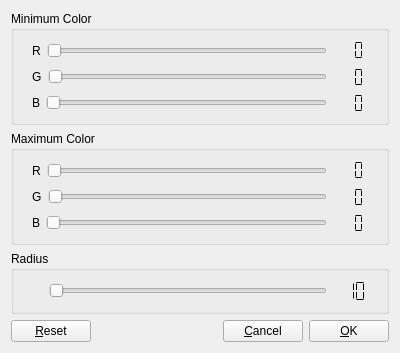
<?xml version="1.0" encoding="UTF-8"?>
<ui version="4.0">
 <class>VideoSettingsWindow</class>
 <widget class="QWidget" name="VideoSettingsWindow">
  <property name="geometry">
   <rect>
    <x>0</x>
    <y>0</y>
    <width>400</width>
    <height>353</height>
   </rect>
  </property>
  <property name="minimumSize">
   <size>
    <width>400</width>
    <height>353</height>
   </size>
  </property>
  <property name="maximumSize">
   <size>
    <width>400</width>
    <height>353</height>
   </size>
  </property>
  <property name="windowTitle">
   <string>Video Settings</string>
  </property>
  <layout class="QVBoxLayout" name="verticalLayout">
   <item>
    <widget class="QGroupBox" name="groupBoxMinColor">
     <property name="title">
      <string>Minimum Color</string>
     </property>
     <layout class="QVBoxLayout" name="verticalLayout_2">
      <item>
       <widget class="QWidget" name="widget" native="true">
        <layout class="QHBoxLayout" name="horizontalLayout_3">
         <property name="topMargin">
          <number>0</number>
         </property>
         <property name="bottomMargin">
          <number>0</number>
         </property>
         <item>
          <widget class="QLabel" name="labelMinR">
           <property name="text">
            <string>R</string>
           </property>
          </widget>
         </item>
         <item>
          <widget class="QSlider" name="sliderMinR">
           <property name="maximum">
            <number>255</number>
           </property>
           <property name="pageStep">
            <number>10</number>
           </property>
           <property name="orientation">
            <enum>Qt::Horizontal</enum>
           </property>
          </widget>
         </item>
         <item>
          <widget class="QLCDNumber" name="lcdMinR">
           <property name="maximumSize">
            <size>
             <width>35</width>
             <height>22</height>
            </size>
           </property>
           <property name="frameShape">
            <enum>QFrame::NoFrame</enum>
           </property>
           <property name="frameShadow">
            <enum>QFrame::Raised</enum>
           </property>
           <property name="digitCount">
            <number>3</number>
           </property>
           <property name="segmentStyle">
            <enum>QLCDNumber::Flat</enum>
           </property>
           <property name="value" stdset="0">
            <double>0.000000000000000</double>
           </property>
          </widget>
         </item>
        </layout>
       </widget>
      </item>
      <item>
       <widget class="QWidget" name="widget_2" native="true">
        <layout class="QHBoxLayout" name="horizontalLayout">
         <property name="topMargin">
          <number>0</number>
         </property>
         <property name="bottomMargin">
          <number>0</number>
         </property>
         <item>
          <widget class="QLabel" name="labelMinG">
           <property name="text">
            <string>G</string>
           </property>
          </widget>
         </item>
         <item>
          <widget class="QSlider" name="sliderMinG">
           <property name="maximum">
            <number>255</number>
           </property>
           <property name="orientation">
            <enum>Qt::Horizontal</enum>
           </property>
          </widget>
         </item>
         <item>
          <widget class="QLCDNumber" name="lcdMinG">
           <property name="maximumSize">
            <size>
             <width>35</width>
             <height>22</height>
            </size>
           </property>
           <property name="frameShape">
            <enum>QFrame::NoFrame</enum>
           </property>
           <property name="digitCount">
            <number>3</number>
           </property>
           <property name="segmentStyle">
            <enum>QLCDNumber::Flat</enum>
           </property>
           <property name="value" stdset="0">
            <double>0.000000000000000</double>
           </property>
          </widget>
         </item>
        </layout>
       </widget>
      </item>
      <item>
       <widget class="QWidget" name="widget_3" native="true">
        <layout class="QHBoxLayout" name="horizontalLayout_2">
         <property name="topMargin">
          <number>0</number>
         </property>
         <property name="bottomMargin">
          <number>0</number>
         </property>
         <item>
          <widget class="QLabel" name="labelMinB">
           <property name="text">
            <string>B</string>
           </property>
          </widget>
         </item>
         <item>
          <widget class="QSlider" name="sliderMinB">
           <property name="maximum">
            <number>255</number>
           </property>
           <property name="orientation">
            <enum>Qt::Horizontal</enum>
           </property>
          </widget>
         </item>
         <item>
          <widget class="QLCDNumber" name="lcdMinB">
           <property name="maximumSize">
            <size>
             <width>35</width>
             <height>22</height>
            </size>
           </property>
           <property name="frameShape">
            <enum>QFrame::NoFrame</enum>
           </property>
           <property name="digitCount">
            <number>3</number>
           </property>
           <property name="segmentStyle">
            <enum>QLCDNumber::Flat</enum>
           </property>
           <property name="value" stdset="0">
            <double>0.000000000000000</double>
           </property>
          </widget>
         </item>
        </layout>
       </widget>
      </item>
     </layout>
    </widget>
   </item>
   <item>
    <widget class="QGroupBox" name="groupBoxMaxColor">
     <property name="title">
      <string>Maximum Color</string>
     </property>
     <layout class="QVBoxLayout" name="verticalLayout_3">
      <item>
       <widget class="QWidget" name="widget_4" native="true">
        <layout class="QHBoxLayout" name="horizontalLayout_4">
         <property name="topMargin">
          <number>0</number>
         </property>
         <property name="bottomMargin">
          <number>0</number>
         </property>
         <item>
          <widget class="QLabel" name="labelMaxR">
           <property name="text">
            <string>R</string>
           </property>
          </widget>
         </item>
         <item>
          <widget class="QSlider" name="sliderMaxR">
           <property name="maximum">
            <number>255</number>
           </property>
           <property name="orientation">
            <enum>Qt::Horizontal</enum>
           </property>
          </widget>
         </item>
         <item>
          <widget class="QLCDNumber" name="lcdMaxR">
           <property name="maximumSize">
            <size>
             <width>35</width>
             <height>22</height>
            </size>
           </property>
           <property name="frameShape">
            <enum>QFrame::NoFrame</enum>
           </property>
           <property name="digitCount">
            <number>3</number>
           </property>
           <property name="segmentStyle">
            <enum>QLCDNumber::Flat</enum>
           </property>
           <property name="value" stdset="0">
            <double>0.000000000000000</double>
           </property>
          </widget>
         </item>
        </layout>
       </widget>
      </item>
      <item>
       <widget class="QWidget" name="widget_5" native="true">
        <layout class="QHBoxLayout" name="horizontalLayout_5">
         <property name="topMargin">
          <number>0</number>
         </property>
         <property name="bottomMargin">
          <number>0</number>
         </property>
         <item>
          <widget class="QLabel" name="labelMaxG">
           <property name="text">
            <string>G</string>
           </property>
          </widget>
         </item>
         <item>
          <widget class="QSlider" name="sliderMaxG">
           <property name="maximum">
            <number>255</number>
           </property>
           <property name="orientation">
            <enum>Qt::Horizontal</enum>
           </property>
          </widget>
         </item>
         <item>
          <widget class="QLCDNumber" name="lcdMaxG">
           <property name="maximumSize">
            <size>
             <width>35</width>
             <height>22</height>
            </size>
           </property>
           <property name="frameShape">
            <enum>QFrame::NoFrame</enum>
           </property>
           <property name="digitCount">
            <number>3</number>
           </property>
           <property name="segmentStyle">
            <enum>QLCDNumber::Flat</enum>
           </property>
           <property name="value" stdset="0">
            <double>0.000000000000000</double>
           </property>
          </widget>
         </item>
        </layout>
       </widget>
      </item>
      <item>
       <widget class="QWidget" name="widget_6" native="true">
        <layout class="QHBoxLayout" name="horizontalLayout_6">
         <property name="topMargin">
          <number>0</number>
         </property>
         <property name="bottomMargin">
          <number>0</number>
         </property>
         <item>
          <widget class="QLabel" name="labelMaxB">
           <property name="text">
            <string>B</string>
           </property>
          </widget>
         </item>
         <item>
          <widget class="QSlider" name="sliderMaxB">
           <property name="maximum">
            <number>255</number>
           </property>
           <property name="orientation">
            <enum>Qt::Horizontal</enum>
           </property>
          </widget>
         </item>
         <item>
          <widget class="QLCDNumber" name="lcdMaxB">
           <property name="maximumSize">
            <size>
             <width>35</width>
             <height>22</height>
            </size>
           </property>
           <property name="frameShape">
            <enum>QFrame::NoFrame</enum>
           </property>
           <property name="digitCount">
            <number>3</number>
           </property>
           <property name="segmentStyle">
            <enum>QLCDNumber::Flat</enum>
           </property>
           <property name="value" stdset="0">
            <double>0.000000000000000</double>
           </property>
           <property name="intValue" stdset="0">
            <number>0</number>
           </property>
          </widget>
         </item>
        </layout>
       </widget>
      </item>
     </layout>
    </widget>
   </item>
   <item>
    <widget class="QGroupBox" name="groupBoxRadius">
     <property name="maximumSize">
      <size>
       <width>16777215</width>
       <height>64</height>
      </size>
     </property>
     <property name="title">
      <string>Radius</string>
     </property>
     <layout class="QVBoxLayout" name="verticalLayout_4">
      <property name="leftMargin">
       <number>9</number>
      </property>
      <property name="rightMargin">
       <number>9</number>
      </property>
      <item>
       <widget class="QWidget" name="widget_7" native="true">
        <layout class="QHBoxLayout" name="horizontalLayout_7">
         <property name="leftMargin">
          <number>26</number>
         </property>
         <property name="topMargin">
          <number>0</number>
         </property>
         <property name="bottomMargin">
          <number>0</number>
         </property>
         <item>
          <widget class="QSlider" name="sliderRadius">
           <property name="minimum">
            <number>10</number>
           </property>
           <property name="maximum">
            <number>100</number>
           </property>
           <property name="value">
            <number>10</number>
           </property>
           <property name="sliderPosition">
            <number>10</number>
           </property>
           <property name="orientation">
            <enum>Qt::Horizontal</enum>
           </property>
          </widget>
         </item>
         <item>
          <widget class="QLCDNumber" name="lcdRadius">
           <property name="maximumSize">
            <size>
             <width>35</width>
             <height>22</height>
            </size>
           </property>
           <property name="frameShape">
            <enum>QFrame::NoFrame</enum>
           </property>
           <property name="smallDecimalPoint">
            <bool>false</bool>
           </property>
           <property name="digitCount">
            <number>3</number>
           </property>
           <property name="mode">
            <enum>QLCDNumber::Dec</enum>
           </property>
           <property name="segmentStyle">
            <enum>QLCDNumber::Flat</enum>
           </property>
           <property name="value" stdset="0">
            <double>10.000000000000000</double>
           </property>
           <property name="intValue" stdset="0">
            <number>10</number>
           </property>
          </widget>
         </item>
        </layout>
       </widget>
      </item>
     </layout>
    </widget>
   </item>
   <item>
    <layout class="QHBoxLayout" name="horizontalLayout_8">
     <item>
      <widget class="QPushButton" name="buttonReset">
       <property name="text">
        <string>&amp;Reset</string>
       </property>
      </widget>
     </item>
     <item>
      <spacer name="horizontalSpacer">
       <property name="orientation">
        <enum>Qt::Horizontal</enum>
       </property>
       <property name="sizeHint" stdset="0">
        <size>
         <width>40</width>
         <height>20</height>
        </size>
       </property>
      </spacer>
     </item>
     <item>
      <widget class="QPushButton" name="buttonCancel">
       <property name="text">
        <string>&amp;Cancel</string>
       </property>
      </widget>
     </item>
     <item>
      <widget class="QPushButton" name="buttonOK">
       <property name="text">
        <string>&amp;OK</string>
       </property>
      </widget>
     </item>
    </layout>
   </item>
  </layout>
 </widget>
 <resources/>
 <connections>
  <connection>
   <sender>sliderMinR</sender>
   <signal>valueChanged(int)</signal>
   <receiver>lcdMinR</receiver>
   <slot>display(int)</slot>
   <hints>
    <hint type="sourcelabel">
     <x>111</x>
     <y>48</y>
    </hint>
    <hint type="destinationlabel">
     <x>372</x>
     <y>55</y>
    </hint>
   </hints>
  </connection>
  <connection>
   <sender>sliderMinG</sender>
   <signal>valueChanged(int)</signal>
   <receiver>lcdMinG</receiver>
   <slot>display(int)</slot>
   <hints>
    <hint type="sourcelabel">
     <x>175</x>
     <y>76</y>
    </hint>
    <hint type="destinationlabel">
     <x>372</x>
     <y>83</y>
    </hint>
   </hints>
  </connection>
  <connection>
   <sender>sliderMinB</sender>
   <signal>valueChanged(int)</signal>
   <receiver>lcdMinB</receiver>
   <slot>display(int)</slot>
   <hints>
    <hint type="sourcelabel">
     <x>277</x>
     <y>109</y>
    </hint>
    <hint type="destinationlabel">
     <x>372</x>
     <y>110</y>
    </hint>
   </hints>
  </connection>
  <connection>
   <sender>sliderMaxR</sender>
   <signal>valueChanged(int)</signal>
   <receiver>lcdMaxR</receiver>
   <slot>display(int)</slot>
   <hints>
    <hint type="sourcelabel">
     <x>243</x>
     <y>172</y>
    </hint>
    <hint type="destinationlabel">
     <x>372</x>
     <y>174</y>
    </hint>
   </hints>
  </connection>
  <connection>
   <sender>sliderMaxG</sender>
   <signal>valueChanged(int)</signal>
   <receiver>lcdMaxG</receiver>
   <slot>display(int)</slot>
   <hints>
    <hint type="sourcelabel">
     <x>319</x>
     <y>200</y>
    </hint>
    <hint type="destinationlabel">
     <x>372</x>
     <y>202</y>
    </hint>
   </hints>
  </connection>
  <connection>
   <sender>sliderMaxB</sender>
   <signal>valueChanged(int)</signal>
   <receiver>lcdMaxB</receiver>
   <slot>display(int)</slot>
   <hints>
    <hint type="sourcelabel">
     <x>265</x>
     <y>228</y>
    </hint>
    <hint type="destinationlabel">
     <x>372</x>
     <y>229</y>
    </hint>
   </hints>
  </connection>
  <connection>
   <sender>sliderRadius</sender>
   <signal>valueChanged(int)</signal>
   <receiver>lcdRadius</receiver>
   <slot>display(int)</slot>
   <hints>
    <hint type="sourcelabel">
     <x>295</x>
     <y>282</y>
    </hint>
    <hint type="destinationlabel">
     <x>354</x>
     <y>283</y>
    </hint>
   </hints>
  </connection>
 </connections>
</ui>
